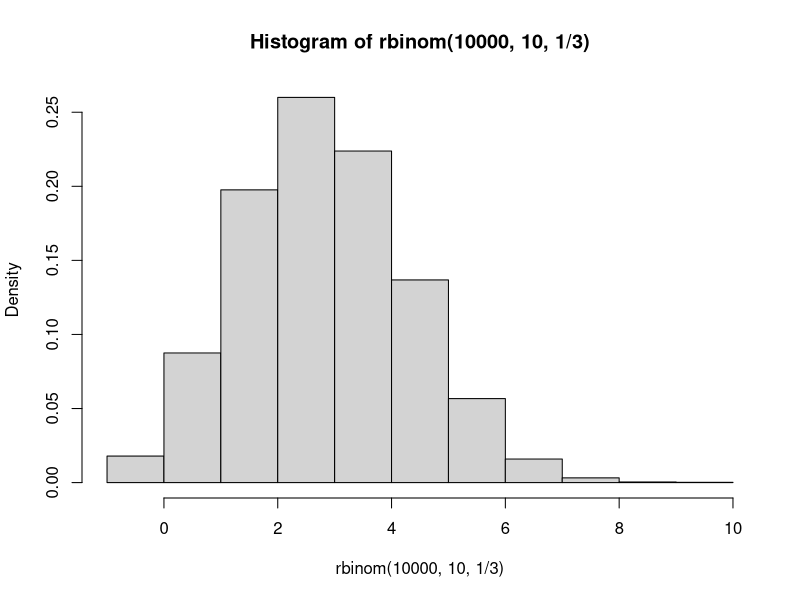
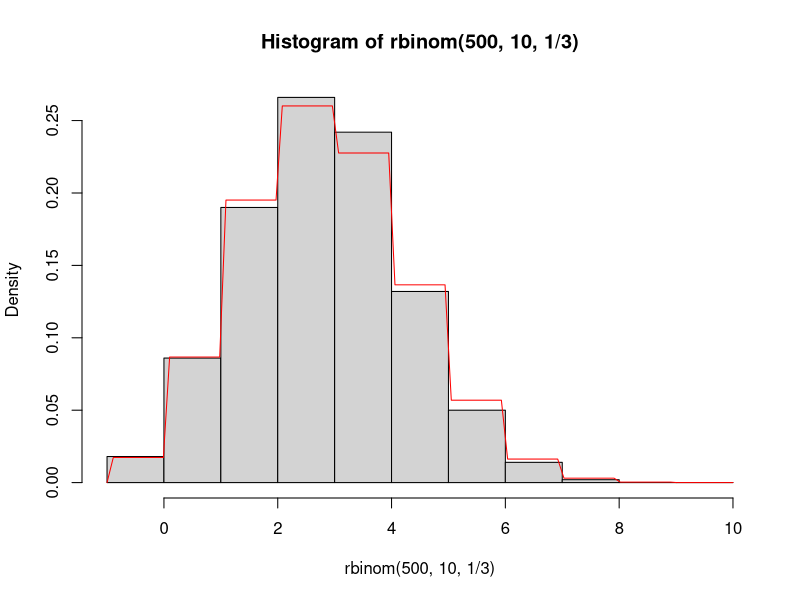

The R script that drew these images, in order: (Note: this script raises an error after producing the figures.)
## Tutorial 3: Probability Distributions and Control Structures
## Clinic on Meaningful Modeling of Epidemiological Data
## International Clinics on Infectious Disease Dynamics and Data Program
## African Institute for Mathematical Sciences, Muizenberg, Cape Town, RSA
##
## David M. Goehring 2004
## Juliet R.C. Pulliam 2008, 2009, 2019
## Steve Bellan 2010, 2012
##
## Some Rights Reserved
## CC BY-NC 4.0 (https://creativecommons.org/licenses/by-nc/4.0/)

###################################################################### 

## By the end of this tutorial you should...

## * Feel comfortable working with probability distributions 
## * Know how to use conditional structures
## * Be warned about the dangers of loop structures in R
## * Have tried your hands at synthesizing all the new material

######################################################################
## SECTION A. Probability Distributions in R
###################################################################### 

#################### 
## Probability distributions
#################### 
## So far the calculations we have been performing have been doable on
## a modern calculator (or on your basic phone calculator app), 
## so my assertion that R will make things easier
## for you has not seen any confirmation in experience.

## In terms of solving probability problems, R does not provide many
## tools that extend too far beyond your intuition. If you want to
## know the probability of rolling two sixes on two dice you do not
## need R to tell you that 1/6 times 1/6 is 1/36. The two exceptions
## might be the functions factorial() and choose(), which only appear
## on a minority of modern calculators and which can solve a problem
## for you once you know to reach for them. These functions are
## sufficiently self-explanatory with their help files to render a
## treatment of them here unnecessary. A third exception is
## simulation, which you will try your hand at in the Benchmark
## Questions, and which is an important component of mathematical modelling.

## Enter probability distributions. R is able to do in a few
## milliseconds what took hours of hunting in tables as recently as 30 years
## ago. If you understand what a probability distribution is, R will
## provide four different utilities for (nearly) any such distribution, as
## follows:

## * Generating individual density values or a plot of the density function
## * Generating random numbers drawn from the distribution
## * Providing cumulative probability for points along the distribution
## * Providing points along the distribution corresponding to a cumulative probability

## Each of these is an important part of the toolkit for working with
## probability distributions.

## Making the functions meet your needs 

## The different distributions have different corresponding functions
## in R, but aside from the particulars of their arguments, they 
## consist of four functions of the same general form.

## We will use the binomial distribution (which is a
## discrete distribution) as an example for each of our four methods,
## and you should be able to extend that experience to any
## distribution you like.

## As we have seen hints of before, R can generate random numbers from
## any distribution. For discrete distributions, creating a histogram
## of a large number of these values can give a quick picture of the
## distribution. To generate random numbers from the binomial
## distribution, use rbinom():

hist(rbinom(10000, 10, 1/3), freq=FALSE, breaks=-1:10)

## The arguments of rbinom() tell it how many numbers you want to
## generate, how many trials are used to generate the distribution,
## and what the probability of a success per trial is,
## respectively. The extra arguments of hist() tell it that we want it
## to give proportions rather than counts and then how to divide up
## the data into bars.

## This is an empirical estimation of the distribution. The R function
## that calculates the probability density function of the binomial
## distribution is dbinom(), and that will give the precise
## theoretical values we may need. What is the probability of having 7
## successes on 10 trials with a probability of success of 1/3?

dbinom(7, 10, 1/3)

## Which is the equivalent of about 1.6% of the time. By extension, we
## can generate the complete distribution with vector input to
## dbinom(), as in

dbinom(0:10, 10, 1/3)

## A useful application of rbinom() and dbinom() is to plot a curve of
## the density function over the histogram of observed values. For a
## discrete distribution such as this, the “curve” will be slightly
## misleading, but we will know what it means. Generating fewer random
## numbers this time,

hist(rbinom(500,10,1/3), freq=FALSE, breaks=-1:10)

curve(dbinom(ceiling(x), 10, 1/3), add=TRUE, col="red")

## The argument ceiling(x) resolves the fact that the x-values on the
## plot are continuous, not discrete. The correction is not needed for
## continuous distributions.

## Alternatively, you may use a paired histogram for comparing
## simulations to predicted densities for discrete distributions. The
## visualization used here is less elegant for discrete distributions
## but is more easily extended to continuous distributions.

## Using dbinom() to calculate cumulative probabilities for discrete
## distributions would be tedious, and we cannot easily calculate the
## cumulative probabilities using the equivalent density values from a
## continuous distribution (because it requires integration). The
## solution in R is to use a function, such as pbinom() for the
## binomial distribution, that calculates the cumulative density
## function (c.d.f.), that is, the function F (which here takes
## integer values).

# F(x) = P(X <= x)

## As a quick example, what is the probability of getting 2 or less
## with our chosen binomial distribution?

pbinom(2, 10, 1/3)

## The last function we need in our probability-distribution toolkit
## is qbinom(), the R function that calculates the inverse cumulative
## density function, F^-1 of the binomial distribution The c. d. f. and
## the inverse c. d. f. are related by

# p = F(x)
# x = F^-1(p)

## As a quick example, where is the 80% threshold in the cumulative
## probability distribution?

qbinom(.8, 10, 1/3)

## The c. d. f. and inverse c. d. f. are particularly useful when
## performing statistical tests.

## I do not know why the R language chose such counter-intuitive
## naming practices for its probability distribution functions. But
## let’s have some mnemonics:

# Function                           Prefix    Mnemonic 
#
# random numbers from dist.          r         random
# density of distribution            d         density
# cumulative probability             p         probability (is output)
# inverse cumulative probability     q         qumulative (with an “inversed “c”)

## Feel free to remember them in any way you like, of course.

#################### 
## Probability distributions galore
####################
## You may not be familiar with all of these distributions, but this
## list should prove helpful for future reference. Keep in mind that
## some of these distributions are continuous and some are discrete –
## this will affect the allowed inputs of the functions.

# Beta pbeta() qbeta() dbeta() rbeta() 
# Binomial pbinom() qbinom() dbinom() rbinom() 
# Cauchy pcauchy() qcauchy() dcauchy() rcauchy()
# Chi-square pchisq() qchisq() dchisq() rchisq()
# Exponential pexp() qexp() dexp() rexp()
# F pf() qf() df() rf()
# Gamma pgamma() qgamma() dgamma() rgamma()
# Geometric pgeom() qgeom() dgeom() rgeom()
# Hypergeometric phyper() qhyper() dhyper() rhyper()
# Logistic plogis() qlogis() dlogis() rlogis() 
# Log Normal plnorm() qlnorm() dlnorm() rlnorm()
# Negative Binomial pnbinom() qnbinom() dnbinom() rnbinom()
# Normal pnorm() qnorm() dnorm() rnorm()
# Poisson ppois() qpois() dpois() rpois()
# Student's t pt() qt() dt() rt()
# Uniform punif() qunif() dunif() runif()

###################################################################### 
## SECTION B. Control structures
###################################################################### 
## Now that you have gotten your proverbial feet wet by composing your
## own functions, you are ready to learn how to make your functions
## (or your scripts) more powerful by using control structures. The
## two main varieties of control structures are conditional structures
## and loop structures, but more important than what they are called
## is what they do...

## The semicolon, ";", allows you to put two or more commands
## together on a single line. The commands will be executed
## sequentially, just as if they had been written on separate lines.
## The best use of the semicolon is probably to combine lists of
## assignments into a single line, such as,

x <- 8; y <- 4; z <- 3
c(x, y, z) 

## Using the semicolon in this way will condense your code
## and can make it look cleaner if applied with moderation.
## In most situations, though, clarity is
## more important than compactness, so in general it is best not to
## string long lists of commands together on a single line using
## semicolons. Remember that the amount of whitespace (such as spaces,
## indentation, and empty lines) in your code will not affect its
## efficiency and that adding whitespace (and comments!) will often
## make your code easier to follow.

## Conditional structures

## “If you are under the age of 6, you cannot ride this ride.”

## “If you are available Friday night, please give me your number.”

## Needless to say, we are all familiar with conditional structures in
## casual speech, and conditional structures in R are not much
## different.

## The command ''if'' initiates a conditional structure. (Like function,
## it looks like a function, but is not a function.) What comes in
## parentheses after if is an expression of the condition that must be
## met for the remaining code to be executed. That is, it is a logical
## expression (meaning it should evaluate to TRUE or FALSE) which if
## TRUE tells R to execute the next line (or set) of code.

## A silly, but fully functional, example:

age <- 19

if(age >= 6){
	can.ride <- TRUE 
}

can.ride

## Here we obviously know the result before we start, but in a
## (just-slightly-less silly) function, we would not:

ride.test <- function(age)
{
	can.ride <- FALSE
	if(age >= 6){
		can.ride <- TRUE
	}
	return(can.ride)
}

ride.test(5)

ride.test(65)

## Note that the curly brackets, {}, play the same role as for
## conditional statements as they do for the function construct: they
## allow multi-line procedures. They can also make your code easier to
## follow, even for single-line procedures.

## As an aside, the above function can (and perhaps should) be written
## more simply as

ride.test <- function(age){
	return(age >= 6)
}

## The conditional structure becomes important when you want different
## functions or operations to be performed depending on some
## condition. This is something that you will often want.

## As an example, consider a function that measures central
## tendency. While you may want to avoid the influence of extremely
## large values by using the median, you may want to forgo it on very small
## samples, replacing the median with the mean. Let us say if we have fewer
## than 10 measurements in our sample we will resort to the mean:

central.tend <- function(x){                                     
	my.answer <- median(x)
	if(length(x) < 10){my.answer <- mean(x)}
	return(my.answer)
}

central.tend(c(1,1,3))

## This last example may have raised a red flag about efficiency – I
## determined the median of the data regardless of whether this value
## will ultimately be used in my output. Here, the cost is
## exceptionally low, because that calculation will only be irrelevant
## if there are fewer than 10 items in the vector, in which case it
## took trivially long to execute. But, you can see where there might
## be a problem.

## One solution is to create separate if statements for each
## condition, such as:

# if(x < 0) #followed by what should happen if x < 0

# if(x = 0) #followed by what should happen if x = 0

# if((x > 0) & (x < 1)) # followed by what should happen if x is between 0 and 1, exclusive

# if(x >= 1) # followed by what should happen if x >= 1

## Note that defining conditions which are not mutually exclusive may
## make your code hard to follow and therefore render your results
## unpredictable without detailed examination.

## Another solution, particularly useful for binary (either-or) cases,
## is to use the command else, which follows the if procedure and
## gives what to do if your conditional expression evaluates to
## FALSE. If you are careful about your use of brackets, you can nest
## if and else commands to create more complicated conditional
## structures.

## Here are some additional options for writing the central tendancy 
## function above. Using if and else, as described above:

central.tend2 <- function(x){                                     
	if(length(x) >= 10){
		my.answer <- median(x)
	}else{
		my.answer <- mean(x)
	}
	return(my.answer)
}

# and using the ifelse() control structure, which is similar but more compact:

central.tend3 <- function(x){                                     
	my.answer <- ifelse(length(x) >= 10, median(x), mean(x))
	return(my.answer)
}

## There are two potential big errors that may occur in implementing a
## conditional structure. One occurs if the conditional expression
## evaluates to NA or NaN – try this out yourself:

if(Inf - Inf > 0){ x <- 5 } ## BADCODE

## To make sure that your if statements don’t break like this, you will
## sometimes want to use the is.na() function, which returns TRUE if the
## value being evaluated is NA or NaN.

## The second big mistake that you can make is assuming that R will act
## on the elements of a conditional expression that is a vector. Try this:

if(c(T, F, F)){ 1 + 1 } ## BADCODE

## As the warning that is generated indicates, R will ignore all but
## the first element of the vector. On reflection, this makes sense
## because R wouldn’t know what to do with a vector of logical values
## – the if statement has no inputs or outputs, just a conditional
## procedure. In other words, you shouldn’t expect the if statement to
## behave like a function because it isn’t one.

#################### 
## Loop structures
#################### 
## R employs a number of common loop structures familiar to those of
## you with some programming experience. However, those of you without
## programming experience may actually have an edge here.

## The reason is that, in general, in mathematical programming it is
## much more efficient to perform what traditionally has been done
## with programming loops using vector calculations. You have already
## seen one of the basic methods used to replace loop structures, the
## apply() function.

######################################################################
######################################################################

## This concludes Tutorial III. The benchmark questions should help
## solidify your understanding of the material.

## The probability-distribution section of this tutorial was aided by
## information available at
## https://www.stat.umn.edu/geyer/5101/examp/rlook.html.

## If you are unfamiliar with or rusty on your understanding of the
## binomial distribtion, you may also want to work through the introductory
## Binomial Distribution tutorial, available here:
## https://github.com/ICI3D/RTutorials/blob/master/binomialDistribution.R?raw=true


###################################################################### 
## SECTION C. Benchmark Questions
###################################################################### 

#################### 
## 1. The standard medication used to treat some disease is known to
## produce a severe side effect in 20% of the patients treated. A
## pharmaceutical company develops a new drug to treat the disease and
## tests it on 9 patients. There are no side effects observed in these
## patients. 

## a. What is the probability of treating 9 patients without side
## effects using the standard medication?

## b. Generate a plot of the probability of observing no side effects
## in patients receiving treatment, as a function of the number of
## patients in the study, assuming the new drug causes the severe side
## effect with the same probability as the old.

## c. Add a horizontal red line at p = 0.025, visually depicting the
## number of patients minimally required for a study to show that the
## new medication produces side effects in fewer patients than the
## standard treatment (traditional statistical significance).

#################### 

#################### 
## 2. Re-do the suite of calculations and plots found in the Tutorial
## using the Poisson distribution (with lambda = 3) rather than the
## binomial distribution. (Hint: Make sure the histogram has an
## appropriate range with breaks.)
####################
